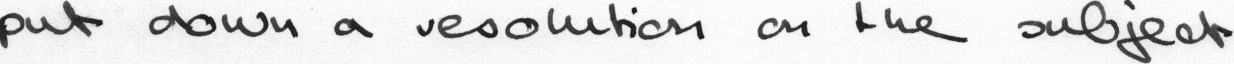
#> input picture datasets/iam_lines/iam_0.png, 2467 x 128 px, found by its file name (shown at 1/2 size)
$ python gap_test.py
#> lines starting #> are read from the running program, lines starting #| are printed output that depends on the picture; after the words box and inside, x2 and y2 are one past the last pixel; in counts of white or black regions, pixels touching at a corner belong together
#> further down, image is the input picture: shape (128, 2467, 3); min 3, max 255, mean 223.8
### preprocessing/image_cleaning.py
import cv2

def preprocess_image(image):

    # convert to grayscale
    gray = cv2.cvtColor(image, cv2.COLOR_BGR2GRAY)

    # increase contrast
    gray = cv2.equalizeHist(gray)
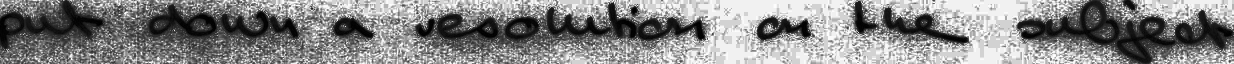
#> gray: shape (128, 2467) (shown at 1/2 size); min 0, max 255, mean 134.8

    # remove noise
    blur = cv2.GaussianBlur(gray, (5,5), 0)

    # binary threshold
    _, thresh = cv2.threshold(
        blur,
        0,
        255,
        cv2.THRESH_BINARY_INV + cv2.THRESH_OTSU
    )
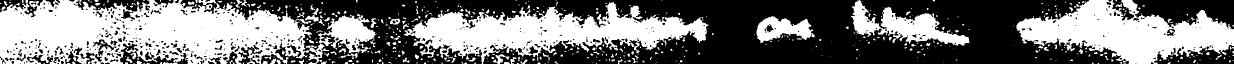
#> thresh: shape (128, 2467) (shown at 1/2 size); 46.5% white; 569 white regions (444 under 20 px), largest, box (x1, y1, x2, y2) and area: (0, 0, 624, 128) 57625, (808, 4, 1417, 128) 34169, (2033, 0, 2467, 128) 30232

    return thresh

### preprocessing/line_segmentation.py
import cv2

def segment_lines(image):
    # INCREASED from 40 to 150 to bridge large horizontal gaps
    kernel = cv2.getStructuringElement(cv2.MORPH_RECT, (150, 5))

    dilated = cv2.dilate(image, kernel, iterations=1)
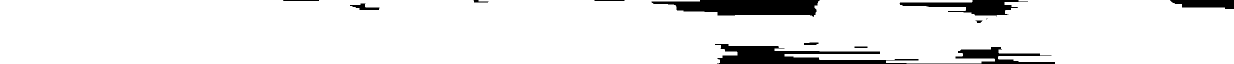
#> dilated: shape (128, 2467) (shown at 1/2 size); 92.1% white; 12 black regions (1 under 20 px)

    contours, _ = cv2.findContours(
        dilated,
        cv2.RETR_EXTERNAL,
        cv2.CHAIN_APPROX_SIMPLE
    )
#> contours = 1 contour; box (x1, y1, x2, y2) and area: (0, 0, 2467, 128) 287999

    # ... (keep the rest of your segment_lines code exactly the same)

    boxes = []

    for c in contours:

        x, y, w, h = cv2.boundingRect(c)

        if h < 20 or w < 50:
            continue

        boxes.append((x, y, w, h))
#> this loop made 1 pass
#> after the loop, boxes = [(0, 0, 2467, 128)]

    # sort first by Y, then by X
    boxes = sorted(boxes, key=lambda b: (b[1], b[0]))

    line_images = []

    padding = 5

    for x, y, w, h in boxes:

        y1 = max(y - padding, 0)
        y2 = y + h + padding
        x1 = max(x - padding, 0)
        x2 = x + w + padding

        line = image[y1:y2, x1:x2]

        line_images.append(line)
#> this loop made 1 pass
#> (x, y, w, h, y1, y2, x1, x2) on pass 1: (0, 0, 2467, 128, 0, 133, 0, 2472)
#> after the loop, line_images = 1 item

    return line_images

### ocr/ocr_engine.py
import pytesseract
import cv2

pytesseract.pytesseract.tesseract_cmd = r"C:\Program Files\Tesseract-OCR\tesseract.exe"

def run_ocr(image):

    # upscale image for better OCR accuracy
    image = cv2.resize(
        image,
        None,
        fx=2,
        fy=2,
        interpolation=cv2.INTER_CUBIC
    )

    custom_config = r'--oem 3 --psm 6'

    data = pytesseract.image_to_data(
        image,
        config=custom_config,
        output_type=pytesseract.Output.DATAFRAME
    )

    # remove rows where text is NaN
    data = data.dropna(subset=["text"])

    # remove empty strings
    data = data[data["text"].str.strip() != ""]

    # convert confidence to float
    data["conf"] = data["conf"].astype(float)

    return data

### test/gap_test.py
import cv2
import pandas as pd

from preprocessing.image_cleaning import preprocess_image
from preprocessing.line_segmentation import segment_lines
from ocr.ocr_engine import run_ocr
from ocr.gap_detection import detect_gaps

# 1. Point to the new handwriting image from the IAM dataset
image_path = "datasets/iam_lines/iam_0.png"
image = cv2.imread(image_path)

if image is None:
    print(f"Error: Could not load image at {image_path}. Make sure the path is correct.")
    exit()

processed = preprocess_image(image)

lines = segment_lines(processed)
#> lines = 1 item

all_ocr = []

# run OCR for every line
for i, line in enumerate(lines):

#> (the run stopped early here; a loop or call above may not have finished)
